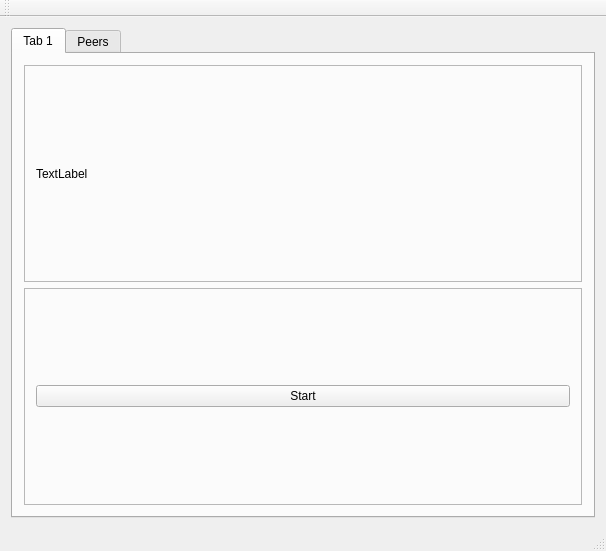
<?xml version="1.0" encoding="UTF-8"?>
<ui version="4.0">
 <class>MainWindow</class>
 <widget class="QMainWindow" name="MainWindow">
  <property name="geometry">
   <rect>
    <x>0</x>
    <y>0</y>
    <width>606</width>
    <height>551</height>
   </rect>
  </property>
  <property name="windowTitle">
   <string>MainWindow</string>
  </property>
  <widget class="QWidget" name="centralWidget">
   <layout class="QGridLayout" name="gridLayout_4">
    <item row="0" column="0">
     <widget class="QTabWidget" name="tabWidget">
      <property name="currentIndex">
       <number>0</number>
      </property>
      <widget class="QWidget" name="tab">
       <attribute name="title">
        <string>Tab 1</string>
       </attribute>
       <layout class="QGridLayout" name="gridLayout">
        <item row="0" column="0">
         <widget class="QFrame" name="frame">
          <property name="frameShape">
           <enum>QFrame::StyledPanel</enum>
          </property>
          <property name="frameShadow">
           <enum>QFrame::Raised</enum>
          </property>
          <layout class="QGridLayout" name="gridLayout_3">
           <item row="0" column="0">
            <widget class="QLabel" name="_remoteLabel">
             <property name="text">
              <string>TextLabel</string>
             </property>
            </widget>
           </item>
          </layout>
         </widget>
        </item>
        <item row="1" column="0">
         <widget class="QFrame" name="frame_2">
          <property name="frameShape">
           <enum>QFrame::StyledPanel</enum>
          </property>
          <property name="frameShadow">
           <enum>QFrame::Raised</enum>
          </property>
          <layout class="QGridLayout" name="gridLayout_2">
           <item row="0" column="0">
            <widget class="QPushButton" name="startButton">
             <property name="text">
              <string>Start</string>
             </property>
            </widget>
           </item>
          </layout>
         </widget>
        </item>
       </layout>
      </widget>
      <widget class="QWidget" name="tab_2">
       <attribute name="title">
        <string>Peers</string>
       </attribute>
       <layout class="QGridLayout" name="gridLayout_5">
        <item row="0" column="0">
         <widget class="QListView" name="peerListView"/>
        </item>
       </layout>
      </widget>
     </widget>
    </item>
   </layout>
  </widget>
  <widget class="QMenuBar" name="menuBar">
   <property name="geometry">
    <rect>
     <x>0</x>
     <y>0</y>
     <width>606</width>
     <height>25</height>
    </rect>
   </property>
  </widget>
  <widget class="QToolBar" name="mainToolBar">
   <attribute name="toolBarArea">
    <enum>TopToolBarArea</enum>
   </attribute>
   <attribute name="toolBarBreak">
    <bool>false</bool>
   </attribute>
  </widget>
  <widget class="QStatusBar" name="statusBar"/>
 </widget>
 <layoutdefault spacing="6" margin="11"/>
 <resources/>
 <connections/>
</ui>
